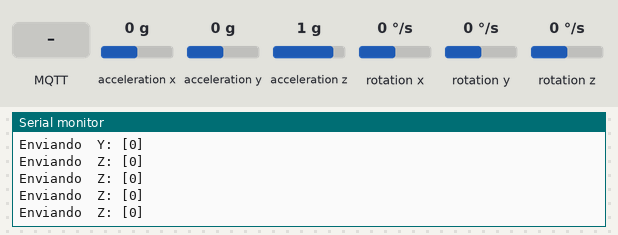
The program below on a simulated ESP32. On the bench: the last lines printed to the serial monitor. Wiring (inferred from the names in the program): MPU-6050 motion sensor at I2C address 0x68. The inputs (shaded band) are chosen by the test bench; at power-on: acceleration x 0 g, acceleration y 0 g, rotation x 0 °/s, acceleration z 1 g, rotation y 0 °/s, rotation z 0 °/s. WiFi joins after 1.5 s; servers stay silent unless stated; random numbers use the default seed unless the program sets one; no MQTT or app messages arrive unless stated.

Above: at 2.7 s.
2.8 s: MQTT message "1" arrives on the first subscribed topic
At 2.94 s:
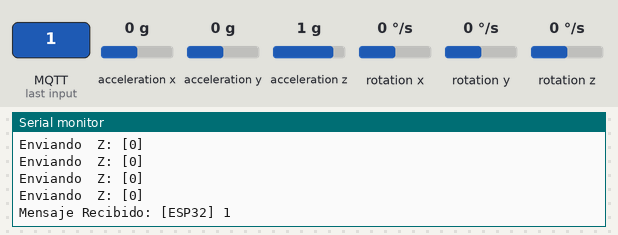
4.3 s: MQTT message "on" arrives on the first subscribed topic
5.8 s: MQTT message "off" arrives on the first subscribed topic
At 5.94 s:
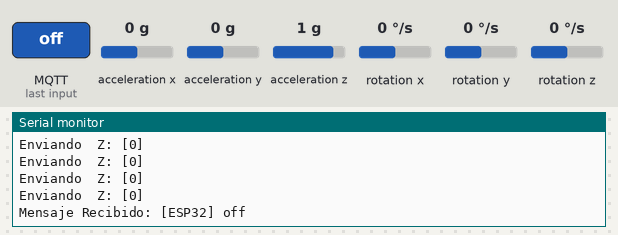
7.3 s: acceleration x set to -1.4 g
At 7.34 s:
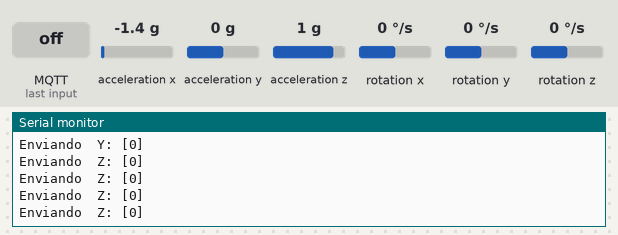
8.8 s: acceleration y set to -1.4 g
10.3 s: rotation x set to -192 °/s
At 10.55 s:
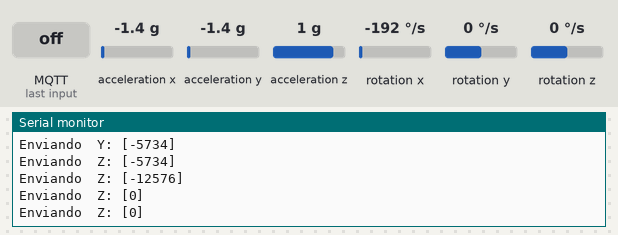
Timing chart, 0 to 12.8 s (numbered marks = the images above; inputs shaded):
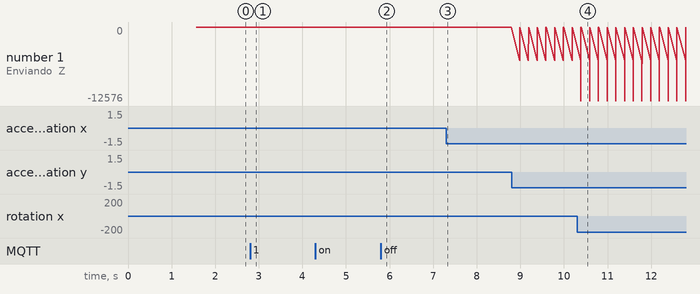

Measured:
- after the input at 2.8 s, the serial monitor: prints a new line at once (image 1)
- after the input at 5.8 s, the serial monitor: prints a new line at once (image 2)
- after the input at 10.3 s, the serial monitor: prints a new line after 0.09 s (image 4)

The program:

main.cpp
```cpp
#include <Arduino.h>
#include <WiFi.h>
#include <PubSubClient.h>
#include<Wire.h>

//**************************************
//*********** MQTT CONFIG **************
//**************************************
const char *mqtt_server = "35.247.218.237";
const int mqtt_port = 1883;
const char *mqtt_user = "admin";
const char *mqtt_pass = "public";
const char *root_topic_subscribe = "ESP32";
const char *Acelx2 = "IoT/ACX2";
const char *Acely2 = "IoT/ACY2";
const char *Acelz2 = "IoT/ACZ2";
const char *Girox2 = "IoT/GYX2";
const char *Giroy2 = "IoT/GYY2";
const char *Giroz2 = "IoT/GYZ2";


//**************************************
//*********** WIFICONFIG ***************
//**************************************
const char* ssid = "CasaNavarro";
const char* password =  "casanavarro1035";


//**************************************
//*********** GLOBALES   ***************
//**************************************
WiFiClient espClient;
PubSubClient client(espClient);
char msg[25];
long count=0;
unsigned long previousMillis = 0;

long tiempoActual=0 ;
long tiempoAnterior =0 ;
int intervalo = 2000;
char AcX_char2[50];
char AcY_char2[50];
char AcZ_char2[50];
char GyX_char2[50];
char GyY_char2[50];
char GyZ_char2[50];
char tiempo_char[50];

const int MPU_addr=0x68;  // I2C address of the MPU-6050
int16_t AcX2,AcY2,AcZ2,GyX2,GyY2,GyZ2;

char valueStr[15];
String strtemp = "";


//************************
//** F U N C I O N E S ***
//************************
void callback(char* topic, byte* payload, unsigned int length);
void reconnect();
void setup_wifi();
void init_MPU6050();

void setup() {

   //prepara GPI13 y 12 como salidas
  Serial.begin(115200);
  Wire.begin();
  Wire.setClock(100000);
  init_MPU6050();
  setup_wifi();
  client.setServer(mqtt_server, mqtt_port);
  client.setCallback(callback);

}

void loop() {

   Wire.beginTransmission(MPU_addr);
  Wire.write(0x3B);  // starting with register 0x3B (ACCEL_XOUT_H)
  Wire.endTransmission(false);
  Wire.requestFrom(MPU_addr,6,true);  // request a total of 6 registers
  AcX2=Wire.read()<<8|Wire.read();  // 0x3B (ACCEL_XOUT_H) & 0x3C (ACCEL_XOUT_L)
  AcY2=Wire.read()<<8|Wire.read();  // 0x3D (ACCEL_YOUT_H) & 0x3E (ACCEL_YOUT_L)
  AcZ2=Wire.read()<<8|Wire.read();  // 0x3F (ACCEL_ZOUT_H) & 0x40 (ACCEL_ZOUT_L)

  Wire.beginTransmission(MPU_addr);
  Wire.write(0x43);  // starting with register  0x43 (GYRO_XOUT_H)
  Wire.endTransmission(false);
  Wire.requestFrom(MPU_addr,6,true);  // request a total of 6 registers
  GyX2=Wire.read()<<8|Wire.read();  // 0x43 (GYRO_XOUT_H) & 0x44 (GYRO_XOUT_L)

  GyY2=Wire.read()<<8|Wire.read();  // 0x45 (GYRO_YOUT_H) & 0x46 (GYRO_YOUT_L)
  GyZ2=Wire.read()<<8|Wire.read();  // 0x47 (GYRO_ZOUT_H) & 0x48 (GYRO_ZOUT_L)


tiempoActual = millis();
  if ((tiempoActual - tiempoAnterior) >= intervalo){

    itoa( tiempoActual,tiempo_char,10);
    itoa( AcX2,AcX_char2,10);


tiempoAnterior = tiempoActual;
  }


  if (!client.connected()) {
		reconnect();
	}

  if (client.connected()){
    //String str = "La cuenta es -> " + String(count);
    //str.toCharArray(msg,25);
   // client.publish(root_topic_publish,msg);
    //count++;
   // delay(300);

	unsigned long currentMillis = millis();

  if (currentMillis - previousMillis >= 200) { //envia la temperatura cada 10 segundos
    previousMillis = currentMillis;

    strtemp.toCharArray(valueStr, 15);
    itoa( AcX2,AcX_char2,10);
    Serial.println("Enviando X: [" +  String(AcX2) + "] " );
    client.publish(Acelx2, AcX_char2);

    strtemp.toCharArray(valueStr, 15);
    itoa( AcY2,AcY_char2,10);
    Serial.println("Enviando  Y: [" +  String(AcY2) + "] " );
    client.publish(Acely2, AcY_char2);

    strtemp.toCharArray(valueStr, 15);
    itoa( AcZ2,AcZ_char2,10);
    Serial.println("Enviando  Z: [" +  String(AcY2) + "] " );
    client.publish(Acelz2, AcZ_char2);

    strtemp.toCharArray(valueStr, 15);
    itoa( GyX2,GyX_char2,10);
    Serial.println("Enviando  Z: [" +  String(GyX2) + "] " );
    client.publish(Girox2, GyX_char2);

    strtemp.toCharArray(valueStr, 15);
    itoa( GyY2,GyY_char2,10);
    Serial.println("Enviando  Z: [" +  String(GyY2) + "] " );
    client.publish(Giroy2, GyY_char2);

    strtemp.toCharArray(valueStr, 15);
    itoa( GyZ2,GyZ_char2,10);
    Serial.println("Enviando  Z: [" +  String(GyZ2) + "] " );
    client.publish(Giroz2, GyZ_char2);

  }

  }
  client.loop();
}

//*****************************
//***    CONEXION WIFI      ***
//*****************************
void setup_wifi(){
	delay(10);
	// Nos conectamos a nuestra red Wifi
	Serial.println();
	Serial.print("Conectando a ssid: ");
	Serial.println(ssid);

	WiFi.begin(ssid, password);

	while (WiFi.status() != WL_CONNECTED) {
		delay(500);
		Serial.print(".");
	}
	Serial.println("");
	Serial.println("Conectado a red WiFi!");
	Serial.println("Dirección IP: ");
	Serial.println(WiFi.localIP());
}
//*****************************
//***    CONEXION MQTT      ***
//*****************************

void reconnect() {

	while (!client.connected()) {
		Serial.print("Intentando conexión Mqtt...");
		// Creamos un cliente ID
		String clientId = "SofiESP32";
		clientId += String(random(0xffff), HEX);
		// Intentamos conectar
		if (client.connect(clientId.c_str(),mqtt_user,mqtt_pass)) {
			Serial.println("Conectado!");
			// Nos suscribimos
			if(client.subscribe(root_topic_subscribe)){
        Serial.println("Suscripcion ok");
      }else{
        Serial.println("fallo Suscripciión");
      }
		} else {
			Serial.print("falló :( con error -> ");
			Serial.print(client.state());
			Serial.println(" Intentamos de nuevo en 5 segundos");
			delay(5000);
		}
	}
}


//*****************************
//***       CALLBACK        ***
//*****************************

 void callback(char* topic, byte* payload, unsigned int length) {

  char PAYLOAD[5] = "    ";

  Serial.print("Mensaje Recibido: [");
  Serial.print(topic);
  Serial.print("] ");
  for (int i = 0; i < length; i++) {
    PAYLOAD[i] = (char)payload[i];
  }
  Serial.println(PAYLOAD);


}
void init_MPU6050(){
  //MPU6050 Initializing & Reset
  Wire.beginTransmission(MPU_addr);
  Wire.write(0x6B);  // PWR_MGMT_1 register
  Wire.write(0);     // set to zero (wakes up the MPU-6050)
  Wire.endTransmission(true);


//MPU6050 Accelerometer Configuration Setting
  Wire.beginTransmission(MPU_addr);
  Wire.write(0x1C);  // Accelerometer Configuration register
  //Wire.write(0x00);     // AFS_SEL=0, Full Scale Range = +/- 2 [g]
  //Wire.write(0x08);     // AFS_SEL=1, Full Scale Range = +/- 4 [g]
  Wire.write(0x10);     // AFS_SEL=2, Full Scale Range = +/- 8 [g]
  //Wire.write(0x18);     // AFS_SEL=3, Full Scale Range = +/- 10 [g]
  Wire.endTransmission(true);

//MPU6050 Gyroscope Configuration Setting
  Wire.beginTransmission(MPU_addr);
  Wire.write(0x1B);  // Gyroscope Configuration register
  //Wire.write(0x00);     // FS_SEL=0, Full Scale Range = +/- 250 [degree/sec]
  Wire.write(0x08);     // FS_SEL=1, Full Scale Range = +/- 500 [degree/sec]
  //Wire.write(0x10);     // FS_SEL=2, Full Scale Range = +/- 1000 [degree/sec]
  //Wire.write(0x18);     // FS_SEL=3, Full Scale Range = +/- 2000 [degree/sec]
  Wire.endTransmission(true);

  //MPU6050 Clock Type
  Wire.beginTransmission(MPU_addr);
  Wire.write(0x6B);  // PWR_MGMT_1 register
  Wire.write(0x03);     // Selection Clock 'PLL with Z axis gyroscope reference'
  Wire.endTransmission(true);


 //MPU6050 DLPF(Digital Low Pass Filter)
  Wire.beginTransmission(MPU_addr);
  Wire.write(0x1A);  // DLPF_CFG register
  //Wire.write(0x00);     // Accel BW 260Hz, Delay 0ms / Gyro BW 256Hz, Delay 0.98ms, Fs 8KHz
  //Wire.write(0x01);     // Accel BW 184Hz, Delay 2ms / Gyro BW 188Hz, Delay 1.9ms, Fs 1KHz
  //Wire.write(0x02);     // Accel BW 94Hz, Delay 3ms / Gyro BW 98Hz, Delay 2.8ms, Fs 1KHz
  //Wire.write(0x03);     // Accel BW 44Hz, Delay 4.9ms / Gyro BW 42Hz, Delay 4.8ms, Fs 1KHz
 //Wire.write(0x04);     // Accel BW 21Hz, Delay 8.5ms / Gyro BW 20Hz, Delay 8.3ms, Fs 1KHz
 //Wire.write(0x05);     // Accel BW 10Hz, Delay 13.8ms / Gyro BW 10Hz, Delay 13.4ms, Fs 1KHz
  Wire.write(0x06);     // Accel BW 5Hz, Delay 19ms / Gyro BW 5Hz, Delay 18.6ms, Fs 1KHz
  Wire.endTransmission(true);
}
```
